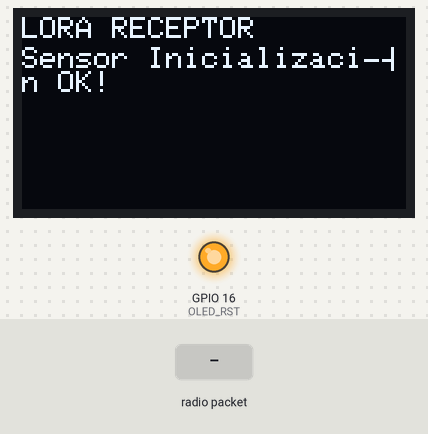
Simulated run of this sketch. Board: ESP32. On the bench: 128×64 one-colour display, output pins drawn as LEDs (lit = HIGH). Inputs (shaded band) come from the test bench. No radio packets arrive unless stated; nothing arrives over Bluetooth unless stated; what the sketch prints to the serial monitor is not drawn.

Above: at 1.3 s.
1.4 s: radio packet "1" arrives
At 3.5 s:
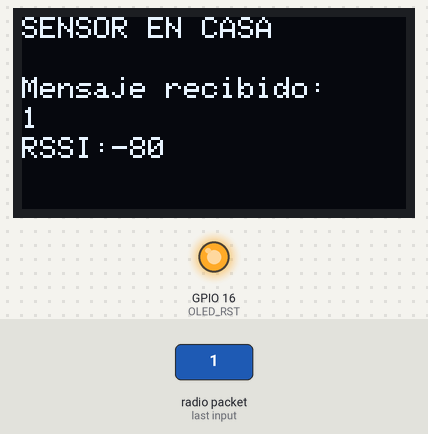
3.9 s: radio packet "0" arrives
At 5.4 s:
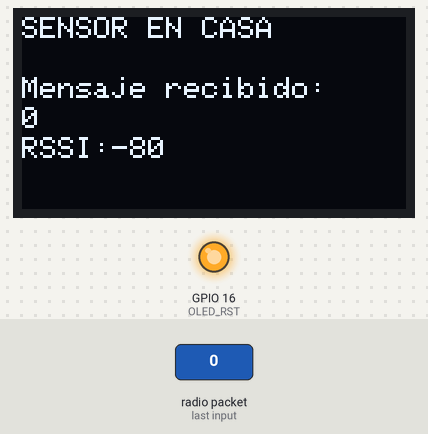
Timing chart, 0 to 6.9 s (numbered marks = the images above; inputs shaded):
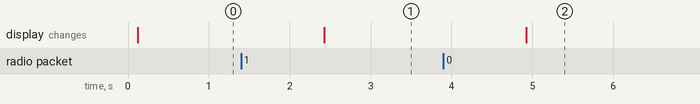

Measured:
- after the input at 1.4 s, the display: changes after 1.0 s (image 1)
- after the input at 3.9 s, the display: changes after 1.0 s (image 2)

The sketch:

receiver_Modificado_bueno_lora_blue.ino
```cpp
//receiver_ESP32_lora
//Libraries for LoRa
#include <SPI.h>
#include <LoRa.h>

//libreria para bluetooth
#include "BluetoothSerial.h"


//Libraries for OLED Display
#include <Wire.h>
#include <Adafruit_GFX.h>
#include <Adafruit_SSD1306.h>

//define the pins used by the LoRa transceiver module
#define SCK 5
#define MISO 19
#define MOSI 27
#define SS 18
#define RST 14
#define DIO0 26

//433E6 for Asia
//866E6 for Europe
//915E6 for North America
#define BAND 915600000

//OLED pins
#define OLED_SDA 4
#define OLED_SCL 15
#define OLED_RST 16
#define SCREEN_WIDTH 128 // OLED display width, in pixels
#define SCREEN_HEIGHT 64 // OLED display height, in pixels

Adafruit_SSD1306 display(SCREEN_WIDTH, SCREEN_HEIGHT, &Wire, OLED_RST);

/// Bluetooth
BluetoothSerial SerialBT;
////

char Hiall[] = "Dame nivel";
String Byte;
String LoRaData;
String incoming = "";

void setup() {

  //reset OLED display via software
  pinMode(OLED_RST, OUTPUT);
  digitalWrite(OLED_RST, LOW);
  delay(20);
  digitalWrite(OLED_RST, HIGH);

  //initialize OLED
  Wire.begin(OLED_SDA, OLED_SCL);
  if(!display.begin(SSD1306_SWITCHCAPVCC, 0x3c, false, false))
  { // Address 0x3C for 128x32
    Serial.println(F("SSD1306 allocation failed"));
    for(;;); // Don't proceed, loop forever
  }

  display.clearDisplay();
  display.setTextColor(WHITE);
  display.setTextSize(1);
  display.setCursor(0,0);
  display.print("LORA RECEPTOR");
  display.display();

  //LoRa.onReceive(onReceive);
  LoRa.receive();

  //initialize Serial Monitor
  Serial.begin(115200);

  Serial.println("LoRa Receptor, Test");

   //inicializa bluetooth
  SerialBT.begin("Concentrador de lectura"); //Bluetooth device name
  Serial.println("Dispositivo listo, puedes vincular!");


  //SPI LoRa pins
  SPI.begin(SCK, MISO, MOSI, SS);
  //setup LoRa transceiver module
  LoRa.setPins(SS, RST, DIO0);

  if (!LoRa.begin(BAND)) {
    Serial.println("Starting LoRa failed!");
    while (1);
  }
  Serial.println("Sensor inicializado OK!");
  display.setCursor(0,10);
  display.println("Sensor Inicialización OK!");
  display.display();


}

void loop() {

  if (SerialBT.available())
  {
    char mychar=SerialBT.read();
    Serial.print("Mensaje de cell:");
    Serial.println (mychar);

    if(runEvery(3000)){
            HiAll(Hiall);
     }
  }
    int packetSize = LoRa.parsePacket();
    if (packetSize == 0) return;
    while (LoRa.available()){
    incoming = LoRa.readString();
    int rssi = LoRa.packetRssi();

    // bluetooth
    SerialBT.print("SENSOR EN CASA ");
    SerialBT.print("Tamaño de paquete: ");
    SerialBT.print(packetSize);
    SerialBT.print("  ");
    SerialBT.print("Mensaje recibido: ");
    SerialBT.print(incoming);
    SerialBT.print("  ");
    SerialBT.print("RSSI: ");
    SerialBT.println(rssi);


   // Display information
   display.clearDisplay();
   display.setCursor(0,0);
   display.print("SENSOR EN CASA");
   display.setCursor(0,20);
   display.print("Mensaje recibido:");
   display.setCursor(0,30);
   display.print(incoming);
   display.setCursor(0,40);
   display.print("RSSI:");
   display.setCursor(30,40);
   display.print(rssi);
   display.display();

  //delay por si acaso
   delay(10);

  }
  Serial.println("Nivel recibido: ");
  Serial.println(incoming);


   }


  void HiAll(String Byte){
  LoRa.beginPacket();                   // start packet
  LoRa.print(Byte);                 // add payload
  LoRa.endPacket();                     // finish packet and send it
  Serial.println("Enviando: " + Byte);
  }

  boolean runEvery(unsigned long interval)
{
  static unsigned long previousMillis = 0;
  unsigned long currentMillis = millis();
  if (currentMillis - previousMillis >= interval)
  {
    previousMillis = currentMillis;
    return true;
  }
  return false;
}
```
